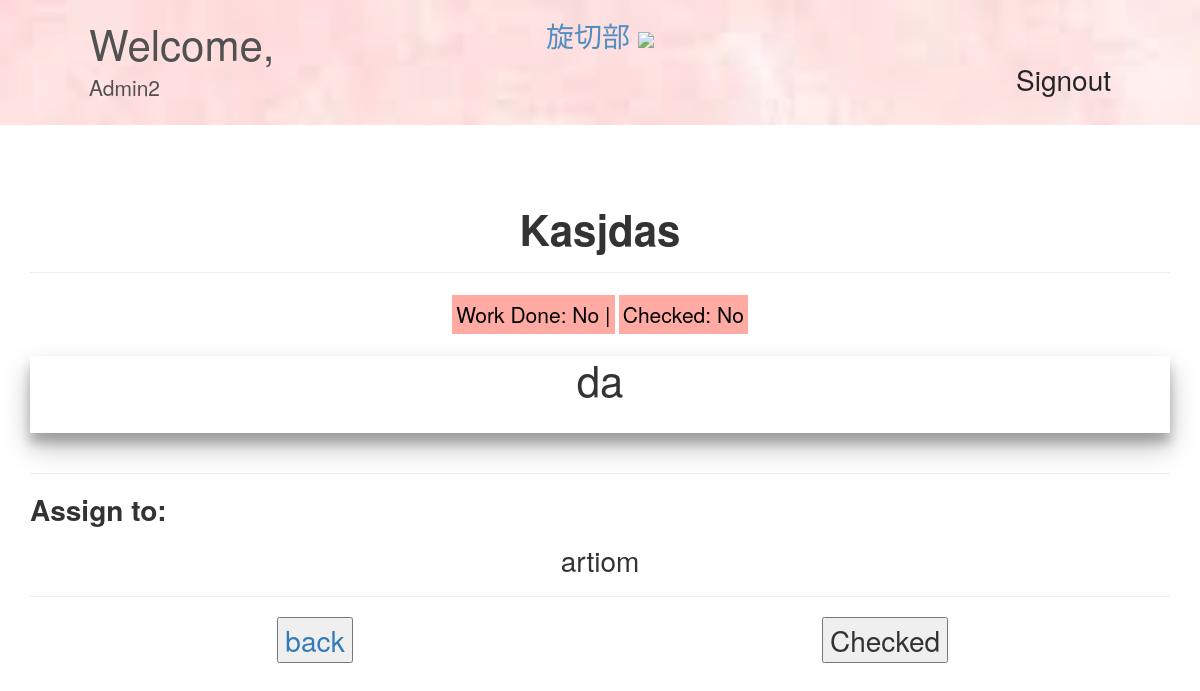
The page /53/ (signed in) on the database its author committed.
### managementapp/models.py (models this page shows, shortened)
class UserReg(models.Model):
    Id = models.OneToOneField(User, on_delete=models.DO_NOTHING, primary_key=True)
    Position_Choices = [('Manager','Manager'),('Engineer','Engineer'),('Monitor','Monitor'),('Worker','Worker')]
    Username = models.CharField('用户', max_length=20)
    Email = models.EmailField('邮箱')
    Password = models.CharField('密码', max_length=20)
    Password2 = models.CharField('重复密码', max_length=20)
    Birthday = models.DateField(null=True, default='yyyy/mm/dd')
    Position = models.CharField(max_length=15, choices=Position_Choices, default='Worker')
    Date_Joined = models.DateTimeField(auto_now_add=True, null=True)
    def __str__(self):
        return self.Username

class Todo(models.Model):
    Assign_By = models.ForeignKey(User, on_delete=models.CASCADE, null=False, default='1')
    Assign_Time = models.DateTimeField(auto_now_add=True, null=True)
    Work = models.CharField(max_length=200)
    Description = models.TextField(max_length=200)
    Assign = models.ManyToManyField(UserReg)
    File = models.ImageField(blank=True, upload_to='todo/')
    WorkDone = models.BooleanField(null=False, default=False)
    Checked = models.BooleanField(null=False, default=False)

### managementapp/views.py (the view)
# urls.py: path('<int:pk>/', views.DetailView.as_view(), name='detail'),
class DetailView(generic.DetailView):
    model = Todo
    template_name = 'todo/detail.html'

### managementapp/templates/todo/detail.html (shortened to what this page needs)
<!DOCTYPE html>
<html lang="en">
<head>
</head>
<body>
{% extends 'todo/base.html' %}
{% block content %}
    <div class="container">
        <div class="text-center" id="detail_body">
            <h2 id="work"> <strong> {{ todo.Work|capfirst }} </strong></h2>
            <hr>
            {% if todo.WorkDone %}
                <h5 class="inline-block"> <mark class="light_green">Work Done: Yes |</mark></h5>
            {% else %}
                <h5 class="inline-block"><mark class="red">Work Done: No |</mark></h5>
            {% endif %}
            {% if todo.Checked %}
                <h5 class="inline-block"><mark class="light_green">Has been checked</mark></h5>
            {% else %}
                 <h5 class="inline-block"><mark class="red">Checked: No</mark></h5>
            {% endif %}
            <br>
            <div id="description">
                <h2> {{ todo.Description }} </h2>
                <br>
            </div>
                <br>
            <hr>
            <h3 class="text-left"> <strong> Assign to: </strong></h3>
                {% if todo.Assign is not None %}
                    {% if todo.Assign.all|length > 1 %}
                        {% for user in todo.Assign.all %}
                            <h3> {{user}} |</h3>
                        {% endfor %}
                    {% else %}
                        {% for user in todo.Assign.all %}
                            <h3> {{user}}</h3>
                        {% endfor %}
                    {% endif %}
                {% else %}
                    not assigned
                {% endif %}
            <hr>
            <div class="col-sm-6 col-lg-6">
                <a href="{% url 'managementapp:index' %}"><button id="back_button">back</button></a>
            </div>
            <div class="col-sm-6 col-lg-6">
                {% if user.userreg.Position == 'Worker' %}
                {% else %}
                    <form method="POST" action="{% url 'managementapp:checked' todo.id%}">
                        <input type="submit" value="Checked">
                    </form>
                {% endif %}
            </div>
        </div>
    </div>
{% endblock %}

### managementapp/templates/todo/base.html (shortened to what this page needs)
<link rel="stylesheet" href="https://stackpath.bootstrapcdn.com/bootstrap/3.4.1/css/bootstrap.min.css">
{% if user.is_authenticated %}
<div class="container-fluid" id="nav">
  <div class="row">
    <div class="col-xs-4 col-md-4 text-left"> <h2 class="marginal">Welcome,</h2> <h5 class="marginal"> {{ user.userreg|capfirst }}</h5></div>
    <div class="col-xs-4 col-md-4 text-center"><a href="{% url 'managementapp:index' %}"> <h3 id="logo"> 旋切部 <img src="https://uxwing.com/wp-content/themes/uxwing/download/23-nature-and-environment/forest.png"></h3> </a> </div>
    <div class="col-xs-4 col-md-4 text-right"> <a href="{% url 'managementapp:signout' %}"> <h3 id="logout"> Signout </h3> </a></div>
  </div>
</div>
{% else %}
<div class="row">
  <div class="col-xs-4 col-md-4 text-center"> </div>
  <div class="col-xs-4 col-md-4 text-center"> <h2>Welcome,</h2><h5>you are not logged in</h5> </div>
  <div class="col-xs-4 col-md-4 text-center"> <a href="{% url 'managementapp:signin' %}"> <h3> Login </h3></a></div>
</div>
{% endif %}
{% block content %}
{% endblock %}

### managementapp/templates/todo/detail.html (style rules this page uses)
form { display: inline-block; }
a { text-decoration: none; }
#description { box-shadow: rgba(0, 0, 0, 0.25) 0px 14px 28px, rgba(0, 0, 0, 0.22) 0px 10px 10px; }
#back_button, form { font-size: 200%; }
.inline-block { display: inline-block; }
.red { background-color: rgba(255, 20, 0, 0.36); }

### managementapp/templates/todo/base.html (style rules this page uses)
body { background-image: url("https://images.unsplash.com/photo-1503435980610-a51f3ddfee50?ixlib=rb-1.2.1&ixid=MnwxMjA3fDB8MHxleHBsb3JlLWZlZWR8Mnx8fGVufDB8fHx8&w=1000&q=80"); background-repeat: no-repeat; background-size: cover; height: 100%; overflow: hidden; }
a { margin-right: 10px; margin-left: 10px; }
#logo img { height: 10vh; }
#logo { margin: 0 0 0 0; }
#logout { margin-top: 12%; margin-right: 20%; color:black; }
.marginal { margin-left:20%; }
#nav { background: white; background-repeat: no-repeat; background-size: cover; margin-bottom: 5%; opacity: 0.85; }
h2 { font-size: 300%; }
h3 { font-size: 200%; }
h5 { font-size: 150%; }

### rows shown on the page
Todo: Work "Kasjdas", Description "da"
UserReg: Username "artiom"

### other values the page prints
{{ user.userreg|capfirst }} "Admin2"
